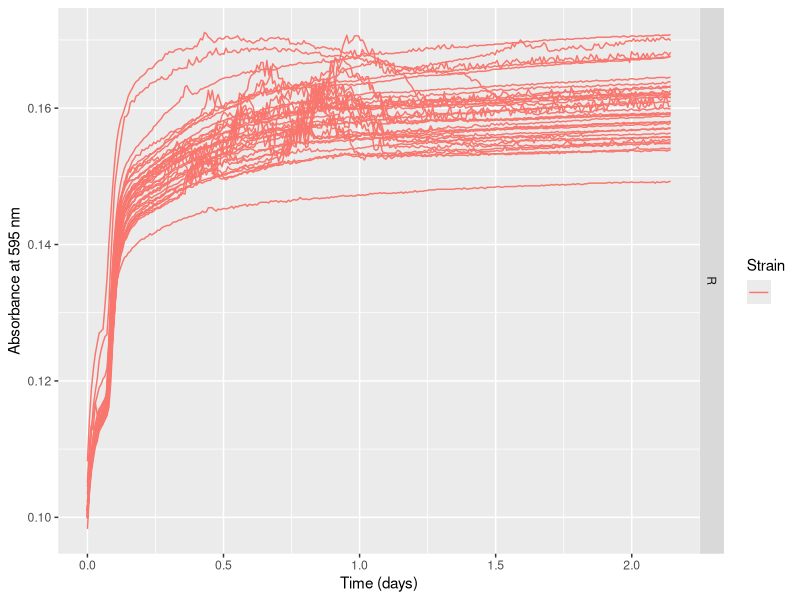
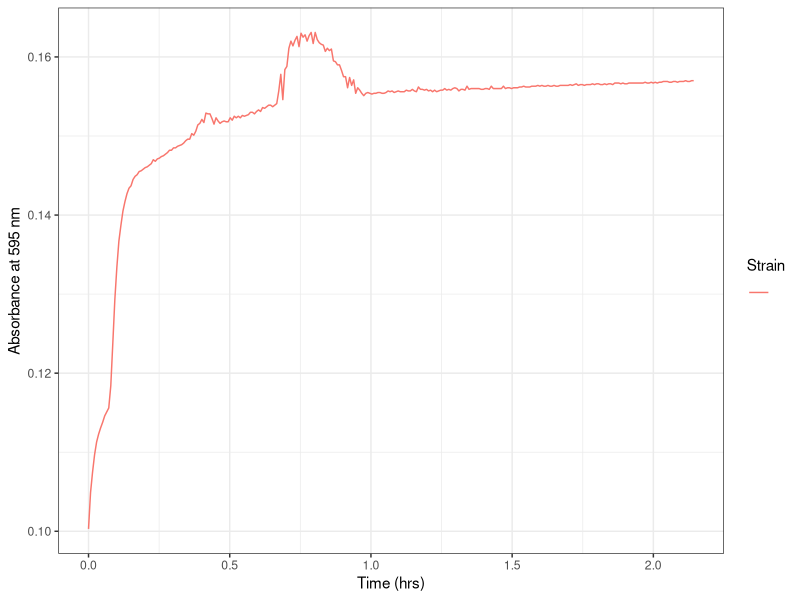
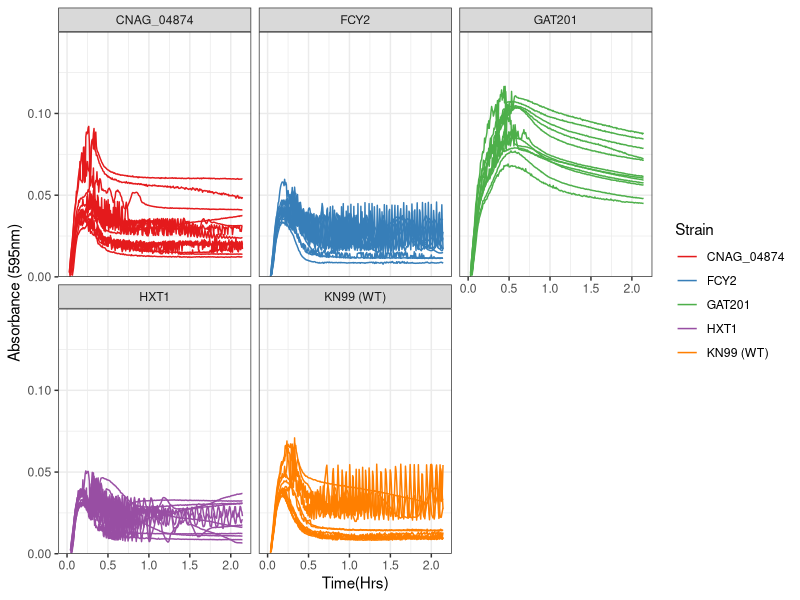
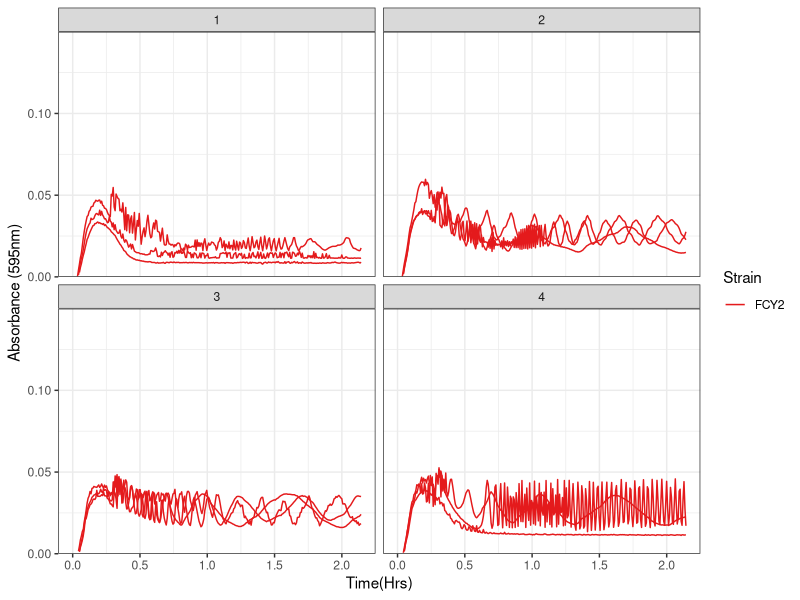
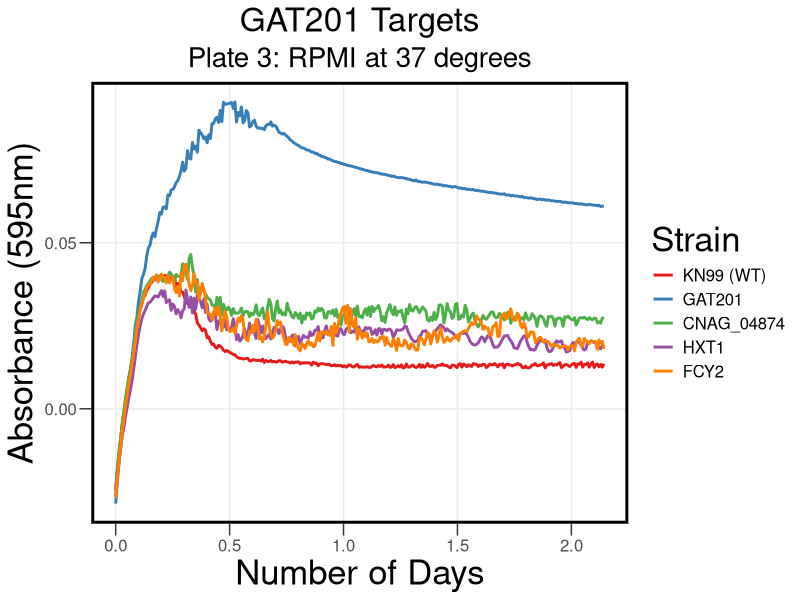
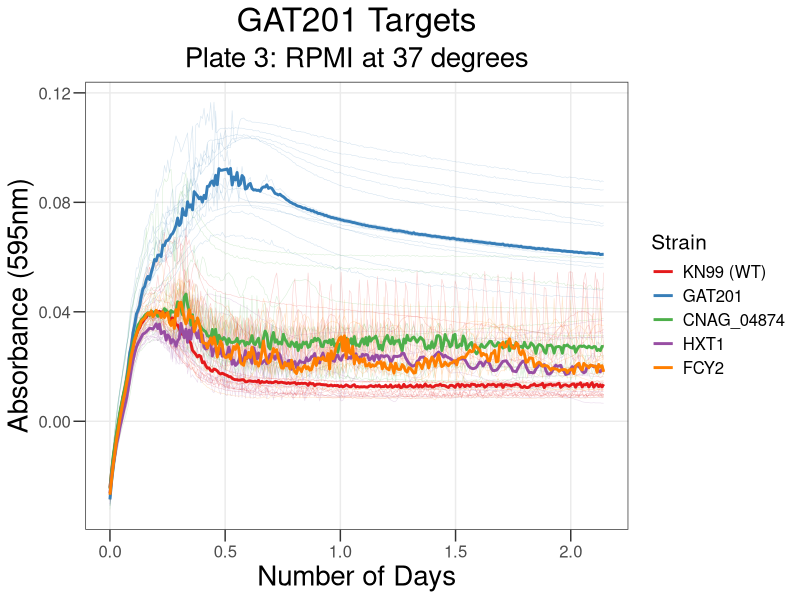
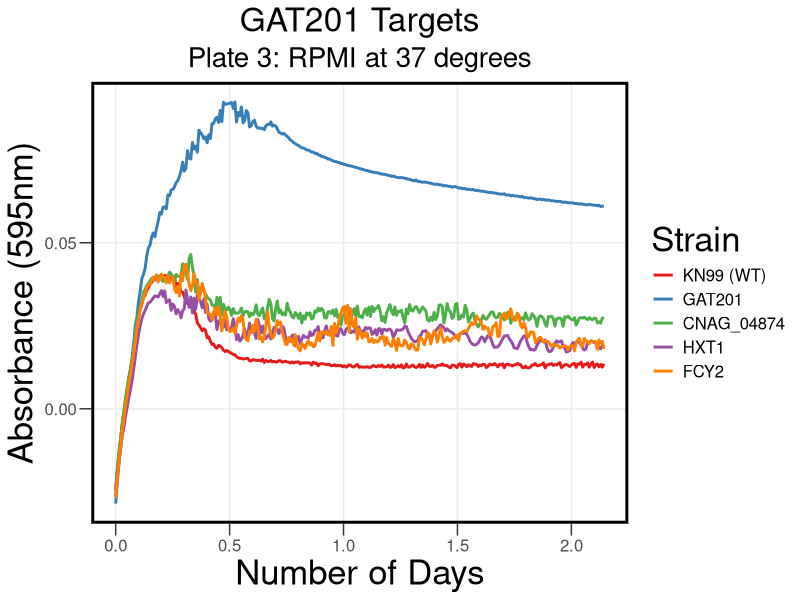
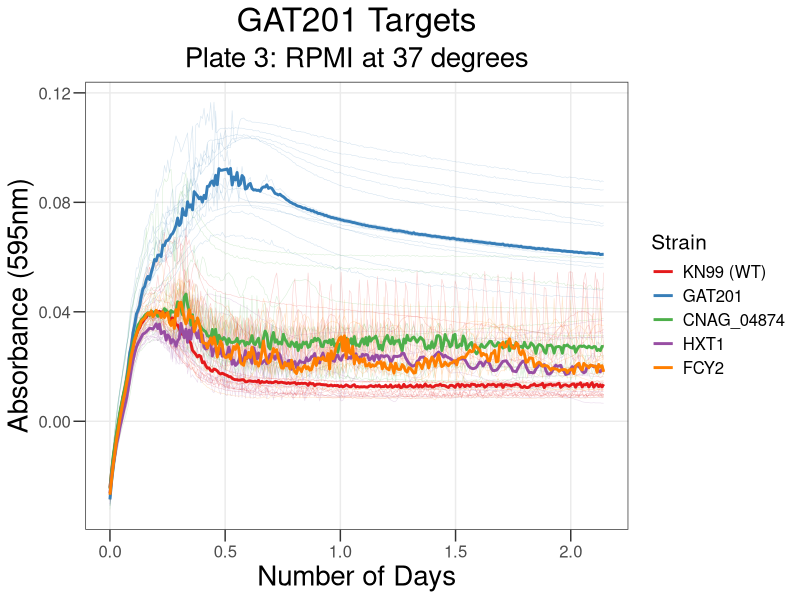

These charts were generated, in order, by the following R code:
## ---- chunk 1
knitr::opts_chunk$set(echo = TRUE , warning=FALSE, message=FALSE)
## ---- chunk 2

library("reshape2")
library(dplyr)
library(ggplot2)
library(tidyverse)
library(rmarkdown)
library(cowplot)
library(yaml)
library(knitr)
## ---- chunk 3

rawdata <- read.csv("../Input/20230321_RPMI_Gat201Targets_Plate3_csv.csv")

## ---- chunk 4

 rawdata_day<-mutate(rawdata, Time = Time/86400)

## ---- chunk 5

reshaped <- melt(rawdata_day, id=c("Time", "Temp"), 
                              variable.name="Well",
                              value.name="OD595")

summary(reshaped)
## ---- chunk 6

platemap <- read.csv("../Input/20230321_RPMI_Gat201Targets_Plate3_setup.csv")
head(platemap, n=50)


## ---- chunk 7

annotated <- inner_join(reshaped, platemap, by="Well")
 
## ---- chunk 8

ggplot(data=filter(annotated,Strain==""),
           aes(x=Time, y=OD595, color=Strain, group = Well)) + 
       geom_line() + 
       facet_grid(Media ~ .) +
       labs(x="Time (days)", y="Absorbance at 595 nm")
## ---- chunk 9

ggplot(data=filter(annotated,Well=="H11"), 
       aes(x=Time, y=OD595, color=Strain, group = Well)) + 
 
       geom_line() + 
     theme_bw()+
     labs(x="Time (hrs)", y="Absorbance at 595 nm")

## ---- chunk 10

blank_OD_summary <- annotated %>%
  filter(Strain=="") %>%
  
    group_by(Media) %>%
  summarise(OD_median=median(OD595),
            OD_mean=mean(OD595),
            OD_max=max(OD595),
            OD_min=min(OD595))
print(blank_OD_summary)
## ---- chunk 11

normalisedOD <- annotated %>%
  left_join(blank_OD_summary, by="Media") %>%
  mutate(OD_corrected = OD595 - OD_median)

## ---- chunk 12

ggplot(data=normalisedOD %>%
                      filter(Strain != ""), 
                      aes(x=Time, y=OD_corrected, color=Strain, group = Well)) + 
       geom_line() + 
       scale_y_continuous(limits=c(0,0.15),expand=c(0,0))+
       facet_wrap(Strain ~ .)+
  
       labs(x = "Time(Hrs)",
            y = "Absorbance (595nm)") +
       theme(text = element_text(size = 20))+
       theme_bw()+
       scale_color_brewer(palette="Set1")
## ---- chunk 13

ggplot(data=normalisedOD %>%
                      filter(Strain == "FCY2"), 
                      aes(x=Time, y=OD_corrected, color=Strain, group = Well)) + 
       geom_line() + 
       scale_y_continuous(limits=c(0,0.15),expand=c(0,0))+
       facet_wrap(Biorep ~ .)+
  
       labs(x = "Time(Hrs)",
            y = "Absorbance (595nm)") +
       theme(text = element_text(size = 20))+
       theme_bw()+
       scale_color_brewer(palette="Set1")
## ---- chunk 14

ggplot(data=normalisedOD %>%
    dplyr::mutate(Strain = factor(Strain, levels = c("KN99 (WT)","GAT201","CNAG_04874","HXT1","FCY2")))%>%
                     filter(Strain != ""), 
                      aes(x=Time, y=OD_corrected, color=Strain)) + 
       #geom_line(aes(group = Well), size = 0.2, alpha = 0.2) + 
       stat_summary(fun = "median", geom = "line", size = 1) +
       #scale_y_continuous(limits=c(0,0.5),expand=c(0,0), breaks = c(0, 0.05, 0.1)) +
  
       labs(x = "Number of Days",
            y = "Absorbance (595nm)",
            title = "GAT201 Targets", subtitle = "Plate 3: RPMI at 37 degrees") +
           
       theme_bw() +
       theme(text = element_text(size = 15))+
       theme(axis.title = element_text(size = 25))+
       theme(axis.ticks.length = unit(0.3, "cm"))+
       theme(title = element_text(size = 20))+
       theme(panel.grid.minor = element_blank())+
       theme(legend.title = element_text(size = 25))+
      theme(legend.background = element_rect(fill = "transparent", color=NA))+
  theme(legend.key = element_rect(fill = "transparent", color=NA))+
       theme (plot.background =  element_rect(fill = "transparent", color=NA), 
         panel.background = element_rect(fill = "transparent", color=NA),)+
      theme(panel.border = element_rect(linetype = "solid", colour = "black", size = 2))+
   theme(plot.title = element_text(hjust = 0.5), plot.subtitle = element_text(hjust = 0.5) )+
       scale_color_brewer(palette="Set1")
       
## ---- chunk 15

ggsave("../Results/AllSummary_PR3.png",width = 6.6,height=5)
## ---- chunk 16

ggplot(data=normalisedOD %>%
    dplyr::mutate(Strain = factor(Strain, levels = c("KN99 (WT)","GAT201","CNAG_04874","HXT1","FCY2")))%>%
                     filter(Strain != ""), 
                      aes(x=Time, y=OD_corrected, color=Strain)) + 
       geom_line(aes(group = Well), size = 0.2, alpha = 0.2) + 
       stat_summary(fun = "median", geom = "line", size = 1) +
       #scale_y_continuous(limits=c(0,0.5),expand=c(0,0), breaks = c(0, 0.05, 0.1)) +
   
       labs(x = "Number of Days",
            y = "Absorbance (595nm)",
            title = "GAT201 Targets", subtitle = "Plate 3: RPMI at 37 degrees") +
 
       theme_bw() +
       theme(text = element_text(size = 15))+
       theme(axis.title = element_text(size = 20)) +
  theme(axis.ticks.length = unit(0.3, "cm"))+
       theme(title = element_text(size = 20))+
    
       theme(legend.title = element_text(size = 15))+
  theme(panel.grid.minor = element_blank())+
   theme(plot.title = element_text(hjust = 0.5), plot.subtitle = element_text(hjust = 0.5) )+
  
       scale_color_brewer(palette="Set1")
## ---- chunk 17

ggsave("../Results/StatSummaryPlate3.png",width = 6.6,height=5)
